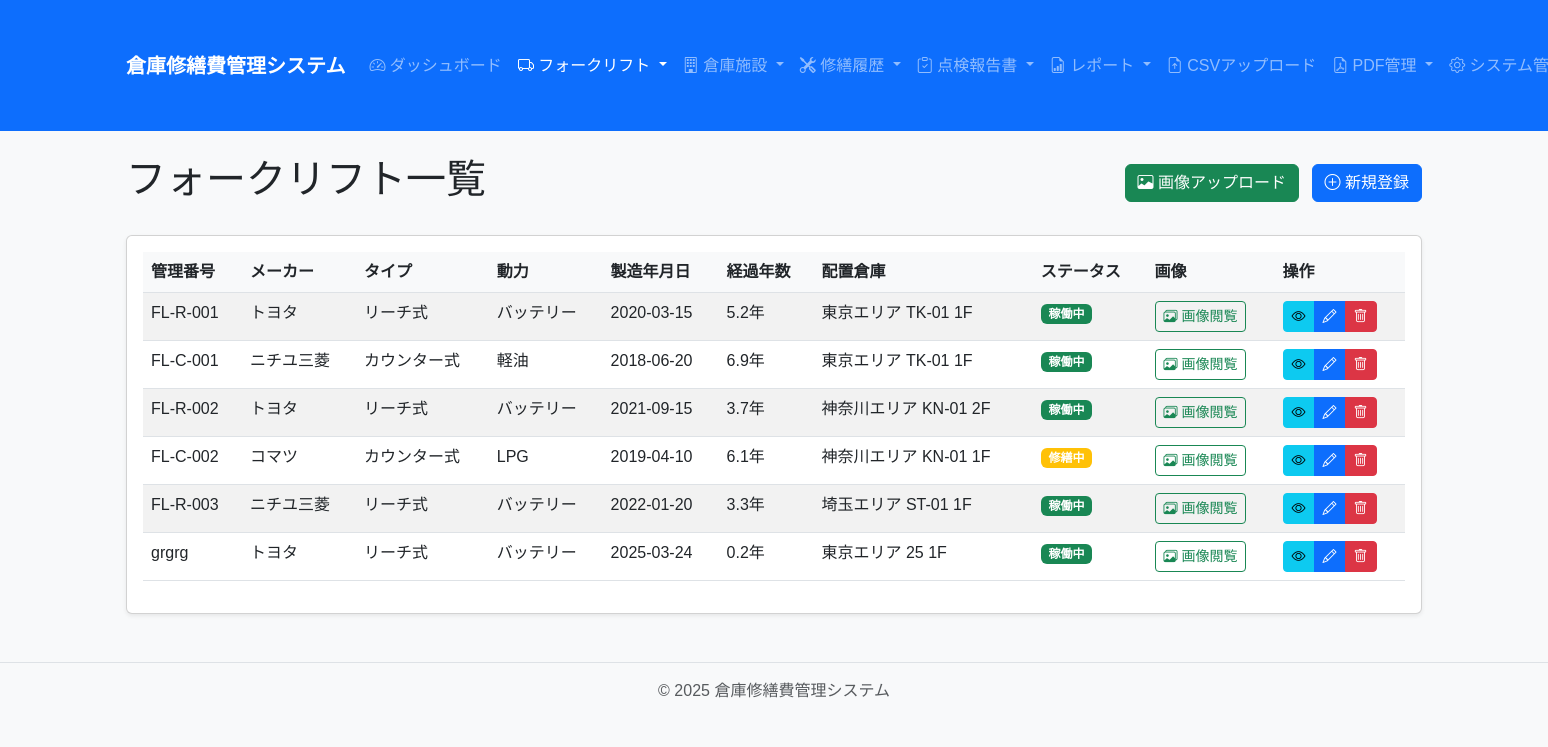
The app's page /forklift/, older data.
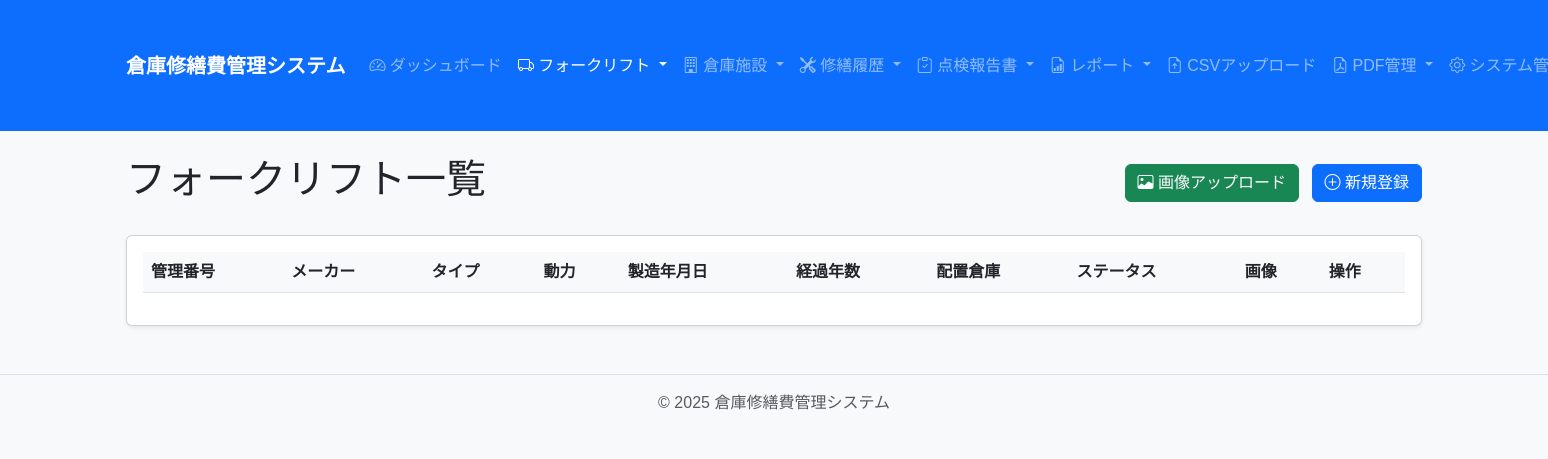
The same page, newer data.
### app/models/forklift.py (models this page shows, shortened)
class Forklift(Asset):
    __tablename__ = 'forklifts'
    management_number = db.Column(db.String(50), unique=True, nullable=False, index=True)
    manufacturer = db.Column(db.String(50), nullable=False)
    forklift_type = db.Column(db.String(20), nullable=False)  # reach, counter
    power_source = db.Column(db.String(20), nullable=False)  # battery, diesel, gasoline, lpg
    model = db.Column(db.String(50), nullable=False)
    serial_number = db.Column(db.String(50), nullable=False)
    load_capacity = db.Column(db.Integer, nullable=False)  # kg
    manufacture_date = db.Column(db.Date, nullable=False)
    lift_height = db.Column(db.Integer, nullable=False)  # mm
    warehouse_group = db.Column(db.String(50), nullable=False)
    warehouse_number = db.Column(db.String(50), nullable=False)
    floor = db.Column(db.String(10), nullable=False)
    operator = db.Column(db.String(50))
    updated_by = db.Column(db.String(100))
    repairs = db.relationship('ForkliftRepair', back_populates='forklift', cascade='all, delete-orphan')
    @hybrid_property
    def elapsed_years(self):
        if not self.manufacture_date:
            return None
        current_date = Config.CURRENT_DATE.date()
        delta = current_date - self.manufacture_date
        return delta.days / 365.25
    @property
    def type_name(self):
        return Config.FORKLIFT_TYPE_NAMES.get(self.forklift_type, self.forklift_type)
    @property
    def power_source_name(self):
        return Config.POWER_SOURCE_NAMES.get(self.power_source, self.power_source)

### app/routes/forklift.py (the view)
@forklift_bp.route('/')
def index():
    forklifts = Forklift.query.all()
    return render_template('forklift/index.html', forklifts=forklifts)

### app/models/asset.py (called while the page is built)
    @property
    def status_name(self):
        return Config.ASSET_STATUS_NAMES.get(self.asset_status, self.asset_status)

### app/templates/forklift/index.html (shortened to what this page needs)
{% extends "base.html" %}
{% block content %}
<div class="d-flex justify-content-between align-items-center mb-4">
    <h1>フォークリフト一覧</h1>
    <div>
        <a href="{{ url_for('pdf_management.upload') }}" class="btn btn-success me-2">
            <i class="bi bi-image"></i> 画像アップロード
        </a>
        <a href="{{ url_for('forklift.create') }}" class="btn btn-primary">
            <i class="bi bi-plus-circle"></i> 新規登録
        </a>
    </div>
</div>
<div class="card">
    <div class="card-body">
        <div class="table-responsive">
            <table class="table table-striped table-hover" id="forkliftTable">
                <thead>
                    <tr>
                        <th>管理番号</th>
                        <th>メーカー</th>
                        <th>タイプ</th>
                        <th>動力</th>
                        <th>製造年月日</th>
                        <th>経過年数</th>
                        <th>配置倉庫</th>
                        <th>ステータス</th>
                        <th>画像</th>
                        <th>操作</th>
                    </tr>
                </thead>
                <tbody>
                    {% for forklift in forklifts %}
                    <tr>
                        <td>{{ forklift.management_number }}</td>
                        <td>{{ forklift.manufacturer }}</td>
                        <td>{{ forklift.type_name }}</td>
                        <td>{{ forklift.power_source_name }}</td>
                        <td>{{ forklift.manufacture_date.strftime('%Y-%m-%d') }}</td>
                        <td>{{ "%.1f"|format(forklift.elapsed_years) }}年</td>
                        <td>{{ forklift.warehouse_group }} {{ forklift.warehouse_number }} {{ forklift.floor }}</td>
                        <td>
                            <span class="badge {% if forklift.asset_status == 'active' %}bg-success{% elif forklift.asset_status == 'under_repair' %}bg-warning{% else %}bg-secondary{% endif %}">
                                {{ forklift.status_name }}
                            </span>
                        </td>
                        <td>
                            <a href="{{ url_for('forklift.view_images', id=forklift.id) }}" class="btn btn-sm btn-outline-success">
                                <i class="bi bi-images"></i> 画像閲覧
                            </a>
                        </td>
                        <td>
                            <div class="btn-group btn-group-sm">
                                <a href="{{ url_for('forklift.view', id=forklift.id) }}" class="btn btn-info">
                                    <i class="bi bi-eye"></i>
                                </a>
                                <a href="{{ url_for('forklift.edit', id=forklift.id) }}" class="btn btn-primary">
                                    <i class="bi bi-pencil"></i>
                                </a>
                                <button type="button" class="btn btn-danger" data-bs-toggle="modal" data-bs-target="#deleteModal{{ forklift.id }}">
                                    <i class="bi bi-trash"></i>
                                </button>
                            </div>
                        </td>
                    </tr>
                    {% endfor %}
                </tbody>
            </table>
        </div>
    </div>
</div>
{% endblock %}

Row changes from the older to the newer data that the page shows:
removed Forklift: management_number "FL-R-001", manufacturer "トヨタ", type_name "リーチ式", power_source_name "バッテリー", manufacture_date "2020-03-15", elapsed_years "5.2", warehouse_group "東京エリア", warehouse_number "TK-01", floor "1F", status_name "稼働中"
removed Forklift: management_number "FL-C-001", manufacturer "ニチユ三菱", type_name "カウンター式", power_source_name "軽油", manufacture_date "2018-06-20", elapsed_years "6.9", warehouse_group "東京エリア", warehouse_number "TK-01", floor "1F", status_name "稼働中"
removed Forklift: management_number "FL-R-002", manufacturer "トヨタ", type_name "リーチ式", power_source_name "バッテリー", manufacture_date "2021-09-15", elapsed_years "3.7", warehouse_group "神奈川エリア", warehouse_number "KN-01", floor "2F", status_name "稼働中"
removed Forklift: management_number "FL-C-002", manufacturer "コマツ", type_name "カウンター式", power_source_name "LPG", manufacture_date "2019-04-10", elapsed_years "6.1", warehouse_group "神奈川エリア", warehouse_number "KN-01", floor "1F", status_name "修繕中"
removed Forklift: management_number "FL-R-003", manufacturer "ニチユ三菱", type_name "リーチ式", power_source_name "バッテリー", manufacture_date "2022-01-20", elapsed_years "3.3", warehouse_group "埼玉エリア", warehouse_number "ST-01", floor "1F", status_name "稼働中"
removed Forklift: management_number "grgrg", manufacturer "トヨタ", type_name "リーチ式", power_source_name "バッテリー", manufacture_date "2025-03-24", elapsed_years "0.2", warehouse_group "東京エリア", warehouse_number "25", floor "1F", status_name "稼働中"
